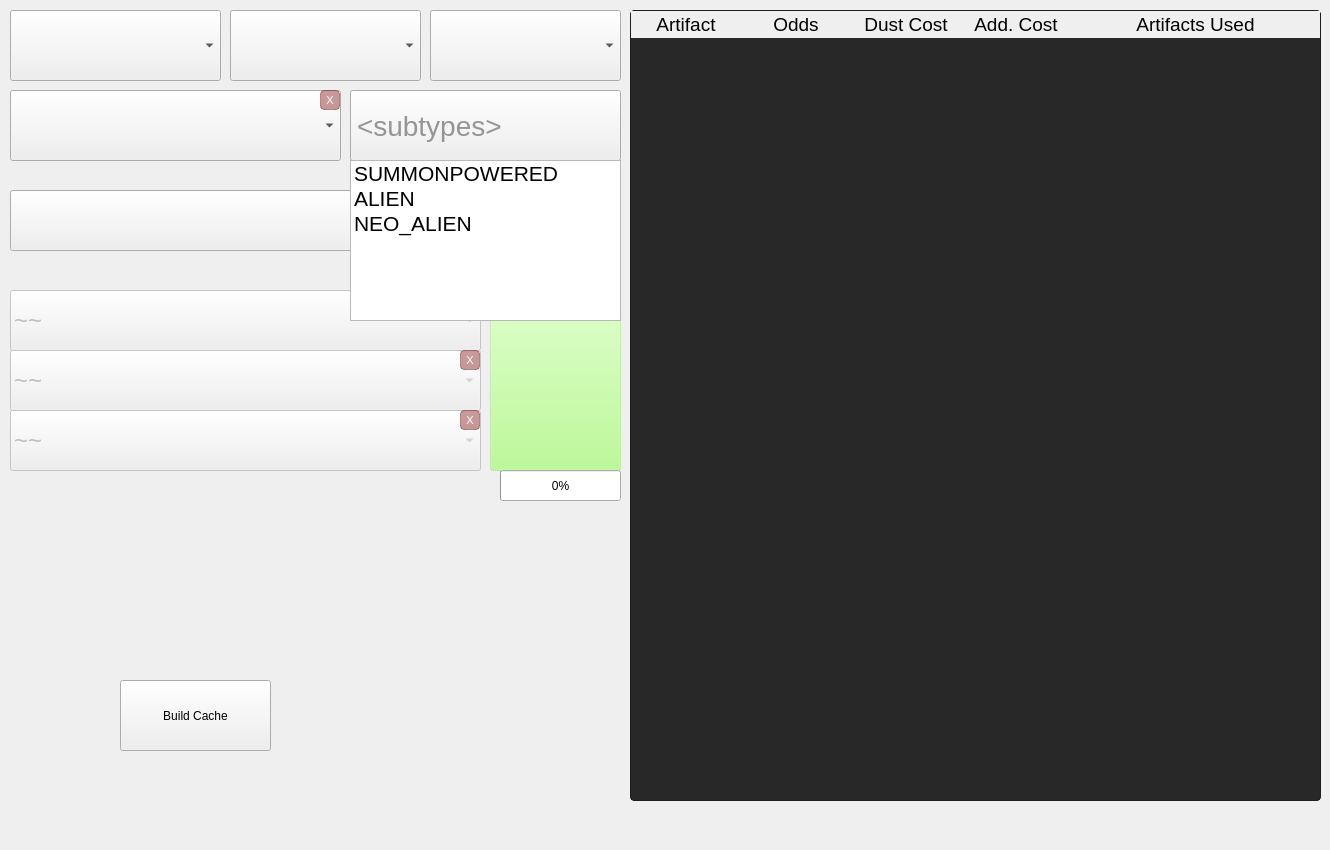
<?xml version="1.0" encoding="UTF-8"?>
<ui version="4.0">
 <class>MainWindow</class>
 <widget class="QMainWindow" name="MainWindow">
  <property name="geometry">
   <rect>
    <x>0</x>
    <y>0</y>
    <width>1330</width>
    <height>850</height>
   </rect>
  </property>
  <property name="sizePolicy">
   <sizepolicy hsizetype="Fixed" vsizetype="Preferred">
    <horstretch>0</horstretch>
    <verstretch>0</verstretch>
   </sizepolicy>
  </property>
  <property name="windowTitle">
   <string>MainWindow</string>
  </property>
  <property name="styleSheet">
   <string notr="true"/>
  </property>
  <widget class="QWidget" name="centralwidget">
   <widget class="QTableWidget" name="resultsWidget">
    <property name="geometry">
     <rect>
      <x>630</x>
      <y>10</y>
      <width>691</width>
      <height>791</height>
     </rect>
    </property>
    <property name="font">
     <font>
      <pointsize>14</pointsize>
     </font>
    </property>
    <property name="styleSheet">
     <string notr="true">QTableWidget
{
border: 1px solid rgb(29,29,29);
	border-radius: 4px;
background-color: rgb(40,40,40);
}

QWidget#tableViewport
{
border-bottom-left-radius: 4px ;
border-bottom-right-radius: 4px ;
border-top-left-radius: 4px;
border-top-right-radius: 4px;
}

QHeaderView::section:horizontal {
    border-top-left-radius: 4px;
	border-top-right-radius: 4px;
}

QTableWidget QScrollBar:vertical {
    border: none;
    background-color: rgb(40,40,40);
    width: 12px;               
    margin: 0px 0px 0px 0px;
}</string>
    </property>
    <property name="frameShape">
     <enum>QFrame::Shape::NoFrame</enum>
    </property>
    <property name="frameShadow">
     <enum>QFrame::Shadow::Plain</enum>
    </property>
    <property name="lineWidth">
     <number>0</number>
    </property>
    <property name="horizontalScrollBarPolicy">
     <enum>Qt::ScrollBarPolicy::ScrollBarAlwaysOff</enum>
    </property>
    <property name="sizeAdjustPolicy">
     <enum>QAbstractScrollArea::SizeAdjustPolicy::AdjustToContents</enum>
    </property>
    <property name="iconSize">
     <size>
      <width>40</width>
      <height>40</height>
     </size>
    </property>
    <property name="textElideMode">
     <enum>Qt::TextElideMode::ElideNone</enum>
    </property>
    <property name="gridStyle">
     <enum>Qt::PenStyle::DashDotLine</enum>
    </property>
    <attribute name="horizontalHeaderCascadingSectionResizes">
     <bool>true</bool>
    </attribute>
    <attribute name="horizontalHeaderDefaultSectionSize">
     <number>110</number>
    </attribute>
    <attribute name="horizontalHeaderHighlightSections">
     <bool>false</bool>
    </attribute>
    <attribute name="horizontalHeaderShowSortIndicator" stdset="0">
     <bool>true</bool>
    </attribute>
    <attribute name="horizontalHeaderStretchLastSection">
     <bool>true</bool>
    </attribute>
    <attribute name="verticalHeaderVisible">
     <bool>false</bool>
    </attribute>
    <attribute name="verticalHeaderCascadingSectionResizes">
     <bool>true</bool>
    </attribute>
    <attribute name="verticalHeaderDefaultSectionSize">
     <number>45</number>
    </attribute>
    <column>
     <property name="text">
      <string>Artifact</string>
     </property>
     <property name="font">
      <font>
       <pointsize>14</pointsize>
       <bold>false</bold>
      </font>
     </property>
    </column>
    <column>
     <property name="text">
      <string>Odds</string>
     </property>
     <property name="font">
      <font>
       <pointsize>14</pointsize>
      </font>
     </property>
    </column>
    <column>
     <property name="text">
      <string>Dust Cost</string>
     </property>
     <property name="font">
      <font>
       <pointsize>14</pointsize>
      </font>
     </property>
    </column>
    <column>
     <property name="text">
      <string>Add. Cost</string>
     </property>
     <property name="font">
      <font>
       <pointsize>14</pointsize>
      </font>
     </property>
    </column>
    <column>
     <property name="text">
      <string>Artifacts Used</string>
     </property>
     <property name="font">
      <font>
       <pointsize>14</pointsize>
      </font>
     </property>
    </column>
   </widget>
   <widget class="QPushButton" name="CalculateButton">
    <property name="enabled">
     <bool>false</bool>
    </property>
    <property name="geometry">
     <rect>
      <x>490</x>
      <y>290</y>
      <width>131</width>
      <height>181</height>
     </rect>
    </property>
    <property name="font">
     <font>
      <pointsize>24</pointsize>
     </font>
    </property>
    <property name="autoFillBackground">
     <bool>false</bool>
    </property>
    <property name="styleSheet">
     <string notr="true">QPushButton::Disabled
{
	background-color: rgba(169,250,124,80);
}

QPushButton::Enabled
{
	background-color: rgba(169,250,124,180);
}

QPushButton::hover
{
	background-color: rgba(169,250,124,220);
}</string>
    </property>
    <property name="text">
     <string/>
    </property>
    <property name="icon">
     <iconset theme="QIcon::ThemeIcon::MediaPlaybackStart"/>
    </property>
    <property name="iconSize">
     <size>
      <width>80</width>
      <height>80</height>
     </size>
    </property>
   </widget>
   <widget class="QComboBox" name="rarityWidget">
    <property name="geometry">
     <rect>
      <x>10</x>
      <y>10</y>
      <width>211</width>
      <height>71</height>
     </rect>
    </property>
    <property name="font">
     <font>
      <pointsize>21</pointsize>
     </font>
    </property>
    <property name="styleSheet">
     <string notr="true"/>
    </property>
    <property name="editable">
     <bool>false</bool>
    </property>
    <property name="currentText">
     <string/>
    </property>
    <property name="currentIndex">
     <number>-1</number>
    </property>
    <property name="iconSize">
     <size>
      <width>32</width>
      <height>32</height>
     </size>
    </property>
    <property name="placeholderText">
     <string>&lt;rarity&gt;</string>
    </property>
    <property name="frame">
     <bool>true</bool>
    </property>
    <item>
     <property name="text">
      <string> Uncommon</string>
     </property>
     <property name="icon">
      <iconset resource="resources.qrc">
       <normaloff>:/Item Rarities/GUI Files/Item Rarities/uncommon_scaled_8x.png</normaloff>:/Item Rarities/GUI Files/Item Rarities/uncommon_scaled_8x.png</iconset>
     </property>
    </item>
    <item>
     <property name="text">
      <string> Rare</string>
     </property>
     <property name="icon">
      <iconset resource="resources.qrc">
       <normaloff>:/Item Rarities/GUI Files/Item Rarities/rare_scaled_8x.png</normaloff>:/Item Rarities/GUI Files/Item Rarities/rare_scaled_8x.png</iconset>
     </property>
    </item>
    <item>
     <property name="text">
      <string> Legendary</string>
     </property>
     <property name="icon">
      <iconset resource="resources.qrc">
       <normaloff>:/Item Rarities/GUI Files/Item Rarities/legendary_scaled_8x.png</normaloff>:/Item Rarities/GUI Files/Item Rarities/legendary_scaled_8x.png</iconset>
     </property>
    </item>
    <item>
     <property name="text">
      <string> Divine</string>
     </property>
     <property name="icon">
      <iconset resource="resources.qrc">
       <normaloff>:/Item Rarities/GUI Files/Item Rarities/divine_scaled_8x.png</normaloff>:/Item Rarities/GUI Files/Item Rarities/divine_scaled_8x.png</iconset>
     </property>
    </item>
   </widget>
   <widget class="QComboBox" name="dustTypeWidget">
    <property name="geometry">
     <rect>
      <x>430</x>
      <y>10</y>
      <width>191</width>
      <height>71</height>
     </rect>
    </property>
    <property name="font">
     <font>
      <pointsize>21</pointsize>
     </font>
    </property>
    <property name="currentIndex">
     <number>-1</number>
    </property>
    <property name="iconSize">
     <size>
      <width>40</width>
      <height>40</height>
     </size>
    </property>
    <property name="placeholderText">
     <string>&lt;dust type&gt;</string>
    </property>
    <item>
     <property name="text">
      <string>Green</string>
     </property>
     <property name="icon">
      <iconset resource="resources.qrc">
       <normaloff>:/Dust Types/GUI Files/Dust Types/Green.png</normaloff>:/Dust Types/GUI Files/Dust Types/Green.png</iconset>
     </property>
    </item>
    <item>
     <property name="text">
      <string>Red</string>
     </property>
     <property name="icon">
      <iconset resource="resources.qrc">
       <normaloff>:/Dust Types/GUI Files/Dust Types/Red.png</normaloff>:/Dust Types/GUI Files/Dust Types/Red.png</iconset>
     </property>
    </item>
    <item>
     <property name="text">
      <string>Purple</string>
     </property>
     <property name="icon">
      <iconset resource="resources.qrc">
       <normaloff>:/Dust Types/GUI Files/Dust Types/Purple.png</normaloff>:/Dust Types/GUI Files/Dust Types/Purple.png</iconset>
     </property>
    </item>
   </widget>
   <widget class="QComboBox" name="itemTypeWidget">
    <property name="geometry">
     <rect>
      <x>230</x>
      <y>10</y>
      <width>191</width>
      <height>71</height>
     </rect>
    </property>
    <property name="font">
     <font>
      <pointsize>21</pointsize>
     </font>
    </property>
    <property name="currentIndex">
     <number>-1</number>
    </property>
    <property name="iconSize">
     <size>
      <width>40</width>
      <height>40</height>
     </size>
    </property>
    <property name="placeholderText">
     <string>&lt;item type&gt;</string>
    </property>
    <item>
     <property name="text">
      <string>WEAPON</string>
     </property>
     <property name="icon">
      <iconset resource="resources.qrc">
       <normaloff>:/Item Types/GUI Files/Item Types/weapon.png</normaloff>:/Item Types/GUI Files/Item Types/weapon.png</iconset>
     </property>
    </item>
    <item>
     <property name="text">
      <string>ABILITY</string>
     </property>
     <property name="icon">
      <iconset resource="resources.qrc">
       <normaloff>:/Item Types/GUI Files/Item Types/ability.png</normaloff>:/Item Types/GUI Files/Item Types/ability.png</iconset>
     </property>
    </item>
    <item>
     <property name="text">
      <string>ARMOR</string>
     </property>
     <property name="icon">
      <iconset resource="resources.qrc">
       <normaloff>:/Item Types/GUI Files/Item Types/armor.png</normaloff>:/Item Types/GUI Files/Item Types/armor.png</iconset>
     </property>
    </item>
    <item>
     <property name="text">
      <string>RING</string>
     </property>
     <property name="icon">
      <iconset resource="resources.qrc">
       <normaloff>:/Item Types/GUI Files/Item Types/ring.png</normaloff>:/Item Types/GUI Files/Item Types/ring.png</iconset>
     </property>
    </item>
   </widget>
   <widget class="QComboBox" name="awakenedItemWidget">
    <property name="geometry">
     <rect>
      <x>10</x>
      <y>90</y>
      <width>331</width>
      <height>71</height>
     </rect>
    </property>
    <property name="font">
     <font>
      <pointsize>16</pointsize>
     </font>
    </property>
    <property name="styleSheet">
     <string notr="true">QComboBox QAbstractItemView::item 
{ max-height: 44px; }</string>
    </property>
    <property name="iconSize">
     <size>
      <width>40</width>
      <height>40</height>
     </size>
    </property>
    <property name="placeholderText">
     <string>&lt;awakens&gt;</string>
    </property>
    <property name="modelColumn">
     <number>0</number>
    </property>
   </widget>
   <widget class="QComboBox" name="desiredModWidget">
    <property name="geometry">
     <rect>
      <x>10</x>
      <y>190</y>
      <width>471</width>
      <height>61</height>
     </rect>
    </property>
    <property name="font">
     <font>
      <pointsize>18</pointsize>
     </font>
    </property>
    <property name="styleSheet">
     <string notr="true">QComboBox
{
	padding-left: 3px;
	padding-right: 0px;
}
</string>
    </property>
    <property name="sizeAdjustPolicy">
     <enum>QComboBox::SizeAdjustPolicy::AdjustToMinimumContentsLengthWithIcon</enum>
    </property>
    <property name="iconSize">
     <size>
      <width>54</width>
      <height>54</height>
     </size>
    </property>
    <property name="placeholderText">
     <string>&lt;desired mod&gt;</string>
    </property>
   </widget>
   <widget class="QComboBox" name="locked1Widget">
    <property name="enabled">
     <bool>false</bool>
    </property>
    <property name="geometry">
     <rect>
      <x>10</x>
      <y>290</y>
      <width>471</width>
      <height>61</height>
     </rect>
    </property>
    <property name="font">
     <font>
      <pointsize>18</pointsize>
     </font>
    </property>
    <property name="styleSheet">
     <string notr="true">QComboBox
{
	padding-left: 3px;
	padding-right: 0px;
}
</string>
    </property>
    <property name="editable">
     <bool>false</bool>
    </property>
    <property name="iconSize">
     <size>
      <width>54</width>
      <height>54</height>
     </size>
    </property>
    <property name="placeholderText">
     <string>~~</string>
    </property>
   </widget>
   <widget class="QComboBox" name="locked2Widget">
    <property name="enabled">
     <bool>false</bool>
    </property>
    <property name="geometry">
     <rect>
      <x>10</x>
      <y>350</y>
      <width>471</width>
      <height>61</height>
     </rect>
    </property>
    <property name="font">
     <font>
      <pointsize>18</pointsize>
     </font>
    </property>
    <property name="styleSheet">
     <string notr="true">QComboBox
{
	padding-left: 3px;
	padding-right: 0px;
}
</string>
    </property>
    <property name="iconSize">
     <size>
      <width>54</width>
      <height>54</height>
     </size>
    </property>
    <property name="placeholderText">
     <string>~~</string>
    </property>
   </widget>
   <widget class="QComboBox" name="locked3Widget">
    <property name="enabled">
     <bool>false</bool>
    </property>
    <property name="geometry">
     <rect>
      <x>10</x>
      <y>410</y>
      <width>471</width>
      <height>61</height>
     </rect>
    </property>
    <property name="font">
     <font>
      <pointsize>18</pointsize>
     </font>
    </property>
    <property name="styleSheet">
     <string notr="true">QComboBox
{
	padding-left: 3px;
	padding-right: 0px;
}
</string>
    </property>
    <property name="iconSize">
     <size>
      <width>54</width>
      <height>54</height>
     </size>
    </property>
    <property name="placeholderText">
     <string>~~</string>
    </property>
   </widget>
   <widget class="QPushButton" name="clear1Widget">
    <property name="enabled">
     <bool>false</bool>
    </property>
    <property name="geometry">
     <rect>
      <x>460</x>
      <y>290</y>
      <width>20</width>
      <height>20</height>
     </rect>
    </property>
    <property name="sizePolicy">
     <sizepolicy hsizetype="Ignored" vsizetype="Ignored">
      <horstretch>0</horstretch>
      <verstretch>0</verstretch>
     </sizepolicy>
    </property>
    <property name="font">
     <font>
      <pointsize>8</pointsize>
      <bold>false</bold>
      <hintingpreference>PreferDefaultHinting</hintingpreference>
     </font>
    </property>
    <property name="styleSheet">
     <string notr="true">QPushButton
{
background-color: rgba(130, 20, 20,110);
color: white;
border-style: outset;
border-width: 1px;
border-color: rgba(80,0,0,90);
padding: 0px;
border-radius: 4px;
}
QPushButton:pressed
{
background-color: rgba(100,10,10,180);
border-style: inset;

}
QPushButton:Hover
{
background-color: rgba(200,30,30,180);
}
</string>
    </property>
    <property name="text">
     <string>X</string>
    </property>
   </widget>
   <widget class="QPushButton" name="clear3Widget">
    <property name="enabled">
     <bool>false</bool>
    </property>
    <property name="geometry">
     <rect>
      <x>460</x>
      <y>410</y>
      <width>20</width>
      <height>20</height>
     </rect>
    </property>
    <property name="font">
     <font>
      <pointsize>8</pointsize>
      <bold>false</bold>
     </font>
    </property>
    <property name="styleSheet">
     <string notr="true">QPushButton
{
background-color: rgba(130, 20, 20,110);
color: white;
border-style: outset;
border-width: 1px;
border-color: rgba(80,0,0,90);
padding: 0px;
border-radius: 4px;
}
QPushButton:pressed
{
background-color: rgba(100,10,10,180);
border-style: inset;

}
QPushButton:Hover
{
background-color: rgba(200,30,30,180);
}
</string>
    </property>
    <property name="text">
     <string>X</string>
    </property>
   </widget>
   <widget class="QPushButton" name="clear2Widget">
    <property name="enabled">
     <bool>false</bool>
    </property>
    <property name="geometry">
     <rect>
      <x>460</x>
      <y>350</y>
      <width>20</width>
      <height>20</height>
     </rect>
    </property>
    <property name="font">
     <font>
      <pointsize>8</pointsize>
      <bold>false</bold>
     </font>
    </property>
    <property name="styleSheet">
     <string notr="true">QPushButton
{
background-color: rgba(130, 20, 20,110);
color: white;
border-style: outset;
border-width: 1px;
border-color: rgba(80,0,0,90);
padding: 0px;
border-radius: 4px;
}
QPushButton:pressed
{
background-color: rgba(100,10,10,180);
border-style: inset;

}
QPushButton:Hover
{
background-color: rgba(200,30,30,180);
}
</string>
    </property>
    <property name="text">
     <string>X</string>
    </property>
   </widget>
   <widget class="QTableWidget" name="tierWidget">
    <property name="geometry">
     <rect>
      <x>490</x>
      <y>190</y>
      <width>131</width>
      <height>61</height>
     </rect>
    </property>
    <property name="styleSheet">
     <string notr="true">
QTableWidget 
{
    outline: 0;
	border: 1px solid #333333;
	border-radius: 4px;
	background-clip: padding;
}

QTableWidget::item {
    background-color: transparent; 
}
QTableWidget::item:hover {
    background-color: transparent;
}
QTableWidget::item:selected {
    background-color: transparent;
    color: inherit;
}
QTableWidget::item:focus {
    background-color: transparent;
    border: none;
}

QAbstractItemView::indicator {
    border-radius: 4px;
}
QAbstractItemView::indicator:unchecked
{
 border-radius: 4px;
 background-color: rgb(59, 59, 59);
}
QAbstractItemView::indicator:unchecked:hover
{
    border-radius: 4px;
background-color: rgb(79, 79, 79);
}
QAbstractItemView::indicator:checked:hover
{
border-radius: 4px;
background-color: rgb(111, 205, 86); 
}
QAbstractItemView::indicator:checked
{ 
border: 1px solid rgb(21, 31, 15);
background-color: rgb(141, 255, 116); 
 }</string>
    </property>
    <property name="frameShape">
     <enum>QFrame::Shape::NoFrame</enum>
    </property>
    <property name="verticalScrollBarPolicy">
     <enum>Qt::ScrollBarPolicy::ScrollBarAlwaysOff</enum>
    </property>
    <property name="horizontalScrollBarPolicy">
     <enum>Qt::ScrollBarPolicy::ScrollBarAlwaysOff</enum>
    </property>
    <property name="sizeAdjustPolicy">
     <enum>QAbstractScrollArea::SizeAdjustPolicy::AdjustIgnored</enum>
    </property>
    <property name="autoScroll">
     <bool>false</bool>
    </property>
    <property name="editTriggers">
     <set>QAbstractItemView::EditTrigger::NoEditTriggers</set>
    </property>
    <property name="textElideMode">
     <enum>Qt::TextElideMode::ElideNone</enum>
    </property>
    <property name="verticalScrollMode">
     <enum>QAbstractItemView::ScrollMode::ScrollPerItem</enum>
    </property>
    <property name="showGrid">
     <bool>true</bool>
    </property>
    <property name="gridStyle">
     <enum>Qt::PenStyle::DotLine</enum>
    </property>
    <property name="supportedDragActions">
     <set>Qt::DropAction::IgnoreAction</set>
    </property>
    <attribute name="horizontalHeaderVisible">
     <bool>false</bool>
    </attribute>
    <attribute name="horizontalHeaderCascadingSectionResizes">
     <bool>true</bool>
    </attribute>
    <attribute name="horizontalHeaderDefaultSectionSize">
     <number>65</number>
    </attribute>
    <attribute name="verticalHeaderVisible">
     <bool>false</bool>
    </attribute>
    <row>
     <property name="text">
      <string/>
     </property>
    </row>
    <row>
     <property name="text">
      <string/>
     </property>
    </row>
    <column>
     <property name="text">
      <string/>
     </property>
    </column>
    <column>
     <property name="text">
      <string/>
     </property>
    </column>
    <item row="0" column="0">
     <property name="text">
      <string>I</string>
     </property>
     <property name="checkState">
      <enum>Checked</enum>
     </property>
     <property name="flags">
      <set>ItemIsEnabled</set>
     </property>
    </item>
    <item row="0" column="1">
     <property name="text">
      <string>II</string>
     </property>
     <property name="checkState">
      <enum>Checked</enum>
     </property>
     <property name="flags">
      <set>ItemIsEnabled</set>
     </property>
    </item>
    <item row="1" column="0">
     <property name="text">
      <string>III</string>
     </property>
     <property name="checkState">
      <enum>Checked</enum>
     </property>
     <property name="flags">
      <set>ItemIsEnabled</set>
     </property>
    </item>
    <item row="1" column="1">
     <property name="text">
      <string>IV</string>
     </property>
     <property name="checkState">
      <enum>Checked</enum>
     </property>
     <property name="flags">
      <set>ItemIsEnabled</set>
     </property>
    </item>
   </widget>
   <widget class="QPushButton" name="specialBaseButton">
    <property name="geometry">
     <rect>
      <x>350</x>
      <y>90</y>
      <width>271</width>
      <height>71</height>
     </rect>
    </property>
    <property name="font">
     <font>
      <pointsize>21</pointsize>
     </font>
    </property>
    <property name="focusPolicy">
     <enum>Qt::FocusPolicy::NoFocus</enum>
    </property>
    <property name="contextMenuPolicy">
     <enum>Qt::ContextMenuPolicy::NoContextMenu</enum>
    </property>
    <property name="styleSheet">
     <string notr="true">text-align: left;
padding-left: 6px;
color: rgb(149, 149, 149)</string>
    </property>
    <property name="text">
     <string>&lt;subtypes&gt;</string>
    </property>
    <property name="iconSize">
     <size>
      <width>40</width>
      <height>40</height>
     </size>
    </property>
   </widget>
   <widget class="QListWidget" name="specialBaseList">
    <property name="geometry">
     <rect>
      <x>350</x>
      <y>160</y>
      <width>271</width>
      <height>161</height>
     </rect>
    </property>
    <property name="minimumSize">
     <size>
      <width>0</width>
      <height>0</height>
     </size>
    </property>
    <property name="font">
     <font>
      <pointsize>16</pointsize>
     </font>
    </property>
    <property name="styleSheet">
     <string notr="true">QListWidget 
{
    outline: 0;
}

QListWidget::item {
    background-color: transparent; 
}
QListWidget::item:hover {
    background-color: transparent;
}
QListWidget::item:selected {
    background-color: transparent;
    color: inherit;
}
QListWidget::item:focus {
    background-color: transparent;
    border: none;
}



QAbstractItemView::indicator {
    border-radius: 4px;
}
QAbstractItemView::indicator:unchecked
{
 border-radius: 4px;
 background-color: rgb(59, 59, 59);
}
QAbstractItemView::indicator:unchecked:hover
{
    border-radius: 4px;
background-color: rgb(79, 79, 79);
}
QAbstractItemView::indicator:checked:hover
{
border-radius: 4px;
background-color: rgb(111, 205, 86); 
}
QAbstractItemView::indicator:checked
{ 
border: 1px solid rgb(21, 31, 15);
background-color: rgb(141, 255, 116); 
 }</string>
    </property>
    <property name="verticalScrollBarPolicy">
     <enum>Qt::ScrollBarPolicy::ScrollBarAlwaysOff</enum>
    </property>
    <property name="horizontalScrollBarPolicy">
     <enum>Qt::ScrollBarPolicy::ScrollBarAlwaysOff</enum>
    </property>
    <property name="autoScroll">
     <bool>false</bool>
    </property>
    <property name="iconSize">
     <size>
      <width>40</width>
      <height>40</height>
     </size>
    </property>
    <property name="flow">
     <enum>QListView::Flow::TopToBottom</enum>
    </property>
    <property name="viewMode">
     <enum>QListView::ViewMode::ListMode</enum>
    </property>
    <property name="itemAlignment">
     <set>Qt::AlignmentFlag::AlignLeading</set>
    </property>
    <item>
     <property name="text">
      <string>SUMMONPOWERED</string>
     </property>
     <property name="checkState">
      <enum>Unchecked</enum>
     </property>
     <property name="icon">
      <iconset resource="resources.qrc">
       <normaloff>:/Item Types/GUI Files/Item Types/SUMMONPOWERED.png</normaloff>:/Item Types/GUI Files/Item Types/SUMMONPOWERED.png</iconset>
     </property>
     <property name="flags">
      <set>ItemIsEnabled</set>
     </property>
    </item>
    <item>
     <property name="text">
      <string>ALIEN</string>
     </property>
     <property name="checkState">
      <enum>Unchecked</enum>
     </property>
     <property name="icon">
      <iconset resource="resources.qrc">
       <normaloff>:/Item Types/GUI Files/Item Types/ALIEN.png</normaloff>:/Item Types/GUI Files/Item Types/ALIEN.png</iconset>
     </property>
     <property name="flags">
      <set>ItemIsEnabled</set>
     </property>
    </item>
    <item>
     <property name="text">
      <string>NEO_ALIEN</string>
     </property>
     <property name="checkState">
      <enum>Unchecked</enum>
     </property>
     <property name="icon">
      <iconset resource="resources.qrc">
       <normaloff>:/Item Types/GUI Files/Item Types/NEO_ALIEN.png</normaloff>:/Item Types/GUI Files/Item Types/NEO_ALIEN.png</iconset>
     </property>
     <property name="flags">
      <set>ItemIsEnabled</set>
     </property>
    </item>
   </widget>
   <widget class="QPushButton" name="clearDesiredWidget">
    <property name="geometry">
     <rect>
      <x>460</x>
      <y>190</y>
      <width>20</width>
      <height>20</height>
     </rect>
    </property>
    <property name="font">
     <font>
      <pointsize>8</pointsize>
      <bold>false</bold>
     </font>
    </property>
    <property name="styleSheet">
     <string notr="true">QPushButton
{
background-color: rgba(130, 20, 20,110);
color: white;
border-style: outset;
border-width: 1px;
border-color: rgba(80,0,0,90);
padding: 0px;
border-radius: 4px;
}
QPushButton:pressed
{
background-color: rgba(100,10,10,180);
border-style: inset;

}
QPushButton:Hover
{
background-color: rgba(200,30,30,180);
}
</string>
    </property>
    <property name="text">
     <string>X</string>
    </property>
   </widget>
   <widget class="QWidget" name="specialIconWidget" native="true">
    <property name="geometry">
     <rect>
      <x>350</x>
      <y>90</y>
      <width>271</width>
      <height>71</height>
     </rect>
    </property>
    <property name="sizePolicy">
     <sizepolicy hsizetype="Preferred" vsizetype="Preferred">
      <horstretch>0</horstretch>
      <verstretch>0</verstretch>
     </sizepolicy>
    </property>
   </widget>
   <widget class="QPushButton" name="clearAwakenWidget">
    <property name="enabled">
     <bool>true</bool>
    </property>
    <property name="geometry">
     <rect>
      <x>320</x>
      <y>90</y>
      <width>20</width>
      <height>20</height>
     </rect>
    </property>
    <property name="font">
     <font>
      <pointsize>8</pointsize>
      <bold>false</bold>
     </font>
    </property>
    <property name="styleSheet">
     <string notr="true">QPushButton
{
background-color: rgba(130, 20, 20,110);
color: white;
border-style: outset;
border-width: 1px;
border-color: rgba(80,0,0,90);
padding: 0px;
border-radius: 4px;
}
QPushButton:pressed
{
background-color: rgba(100,10,10,180);
border-style: inset;

}
QPushButton:Hover
{
background-color: rgba(200,30,30,180);
}
</string>
    </property>
    <property name="text">
     <string>X</string>
    </property>
   </widget>
   <widget class="QPushButton" name="cacheButton">
    <property name="enabled">
     <bool>true</bool>
    </property>
    <property name="geometry">
     <rect>
      <x>120</x>
      <y>680</y>
      <width>151</width>
      <height>71</height>
     </rect>
    </property>
    <property name="text">
     <string>Build Cache</string>
    </property>
   </widget>
   <widget class="QProgressBar" name="progressBar">
    <property name="geometry">
     <rect>
      <x>500</x>
      <y>470</y>
      <width>121</width>
      <height>31</height>
     </rect>
    </property>
    <property name="styleSheet">
     <string notr="true"/>
    </property>
    <property name="value">
     <number>0</number>
    </property>
   </widget>
   <zorder>specialBaseButton</zorder>
   <zorder>resultsWidget</zorder>
   <zorder>CalculateButton</zorder>
   <zorder>rarityWidget</zorder>
   <zorder>dustTypeWidget</zorder>
   <zorder>itemTypeWidget</zorder>
   <zorder>awakenedItemWidget</zorder>
   <zorder>desiredModWidget</zorder>
   <zorder>locked1Widget</zorder>
   <zorder>locked2Widget</zorder>
   <zorder>locked3Widget</zorder>
   <zorder>clear1Widget</zorder>
   <zorder>clear3Widget</zorder>
   <zorder>clear2Widget</zorder>
   <zorder>tierWidget</zorder>
   <zorder>clearDesiredWidget</zorder>
   <zorder>specialBaseList</zorder>
   <zorder>specialIconWidget</zorder>
   <zorder>clearAwakenWidget</zorder>
   <zorder>cacheButton</zorder>
   <zorder>progressBar</zorder>
  </widget>
 </widget>
 <resources>
  <include location="resources.qrc"/>
 </resources>
 <connections/>
</ui>
